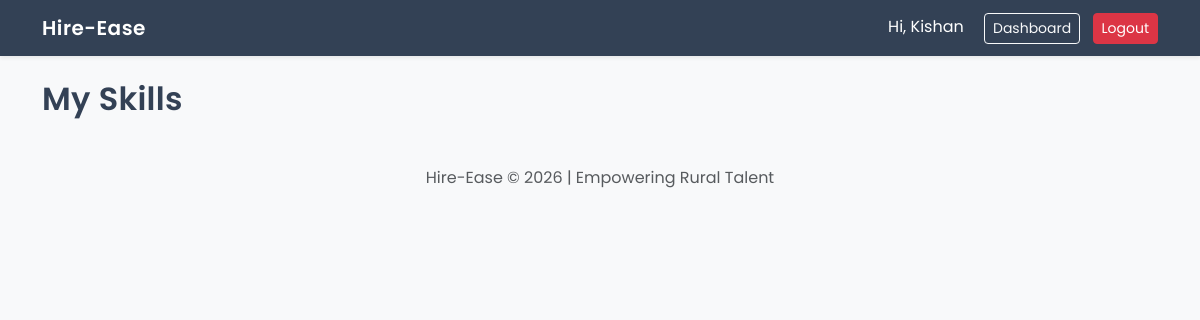
The app's page /my_skills (signed in), older data.
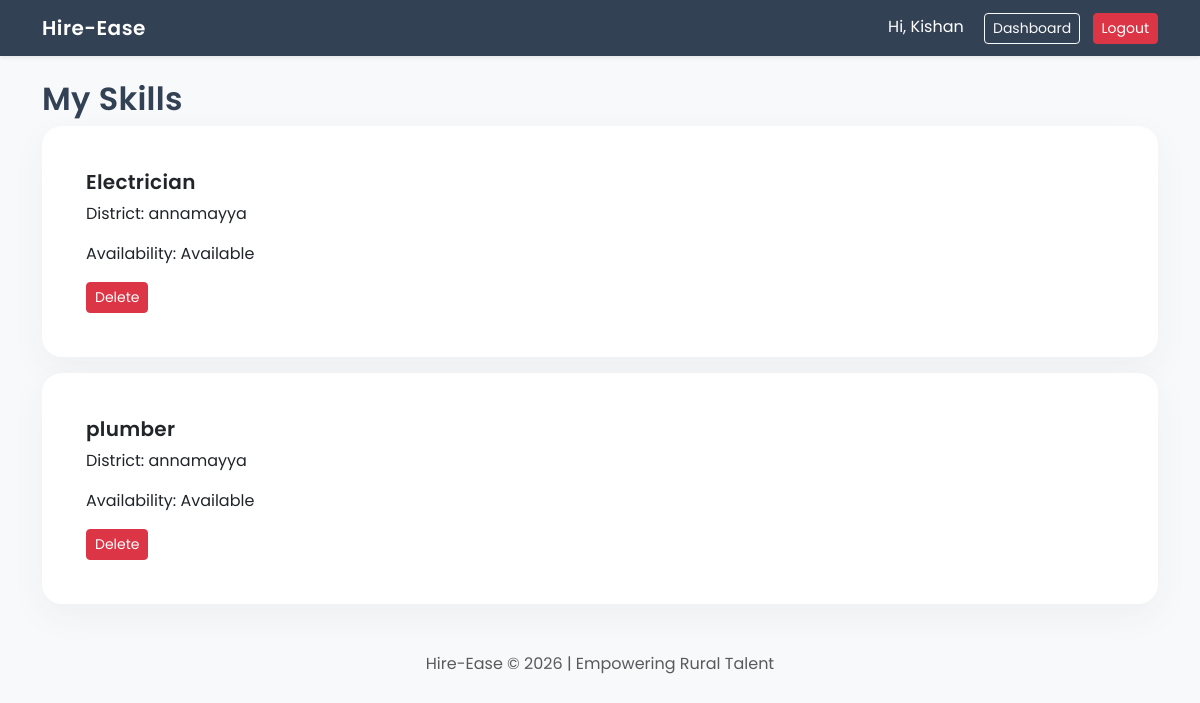
The same page, newer data.
### tables this page shows
CREATE TABLE skills (
            id INTEGER PRIMARY KEY AUTOINCREMENT,
            user_id INTEGER,
            title TEXT,
            description TEXT,
            district TEXT,
            availability TEXT
        );

### app.py (the view)
@app.route("/my_skills")
def my_skills():
    if "user_id" not in session or session["role"] != "worker":
        return redirect("/login")
    conn = sqlite3.connect("hireease.db")
    c = conn.cursor()
    c.execute("SELECT id, title, district, availability FROM skills WHERE user_id=?",
              (session["user_id"],))
    skills = c.fetchall()
    conn.close()
    return render_template("my_skills.html", skills=skills)

### templates/my_skills.html
{% extends "base.html" %}
{% block content %}
<h2>My Skills</h2>
{% for skill in skills %}
    <div class="card mb-3">
        <div class="card-body">
            <h5>{{ skill[1] }}</h5>
            <p>District: {{ skill[2] }}</p>
            <p>Availability: {{ skill[3] }}</p>
            <a href="/delete_skill/{{ skill[0] }}" class="btn btn-danger btn-sm">Delete</a>
        </div>
    </div>
{% endfor %}
{% endblock %}

Row changes from the older to the newer data that the page shows:
added skills: title "Electrician", district "annamayya", availability "Available"
added skills: title "plumber", district "annamayya", availability "Available"
